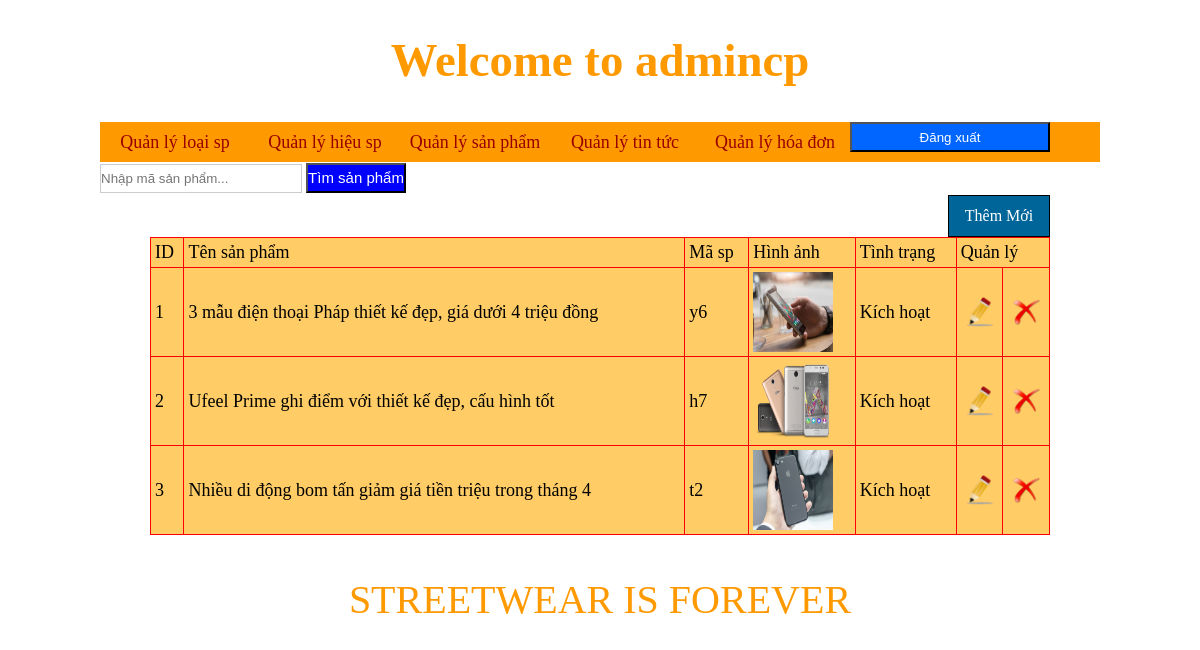
Page /admincp/index.php?quanly=tintuc&ac=lietke (signed in) on the committed database.
### tables this page shows
CREATE TABLE `tintuc` (
  `idtintuc` int(11) NOT NULL,
  `tentintuc` tinytext NOT NULL,
  `matin` varchar(100) NOT NULL,
  `hinhanh` varchar(100) NOT NULL,
  `noidung` longtext NOT NULL,
  `tinhtrang` varchar(100) NOT NULL
);

### admincp/modules/quanlytintuc/lietke.php (the view)
<?php
	$sql_lietkesp="select * from tintuc
	 order by tintuc.idtintuc desc ";
	$row_lietkesp=mysql_query($sql_lietkesp);
?>
<div class="button_themsp">
<a href="index.php?quanly=tintuc&ac=them">Thêm Mới</a>
</div>
<table width="100%" border="1">
  <tr>
    <td>ID</td>
    <td>Tên sản phẩm</td>
    <td>Mã sp</td>
    <td>Hình ảnh</td>
    <td>Tình trạng</td>
    <td colspan="2">Quản lý</td>
  </tr>
  <?php
  $i=1;
  while($dong=mysql_fetch_array($row_lietkesp)){
  ?>
  <tr>
    <td><?php  echo $i;?></td>
    <td><?php echo $dong['tentintuc'] ?></td>
    <td><?php echo $dong['matin'] ?></td>
    <td><img src="modules/quanlytintuc/uploads/<?php echo $dong['hinhanh'] ?>" width="80" height="80" /></td>
    <td><?php $sql_tinhtrang = "select tinhtrang from tintuc";
	$row_tinhtrang = mysql_query($sql_tinhtrang);
	$dong_tinhtrang=mysql_fetch_array($row_tinhtrang);
	if($dong_tinhtrang['tinhtrang'] == 1 ){
		echo 'Kích hoạt';
	}elseif($dong_tinhtrang['tinhtrang'] ==2){
		echo 'Không kích hoạt';
	}
    ?></td>
    <td><a  href="index.php?quanly=tintuc&ac=sua&id=<?php echo $dong['idtintuc'] ?>"><center><img src="../imgs/edit.png" width="30" height="30" /></center></a></td>
    <td><a class="delete_link" href="modules/quanlytintuc/xuly.php?id=<?php echo $dong['idtintuc']?>"><center><img src="../imgs/delete.png" width="30" height="30" /></center></a></td>
  </tr>
  <?php
  $i++;
  }
  ?>
</table>

### admincp/style/css.css (style rules this page uses)
body { background:#fff; }
* { padding:0; margin:0; }
table { border-collapse:collapse; width:100%; background-color:#FC6; border:1px solid #F00; }
table tr td { color:#000; font-size:18px; padding:4px; }
.button_themsp { width:100px; height:40px; border:1px solid #000; text-align:center; background:#069; line-height:40px; color:#fff; float:right; }
.button_themsp a { color:#fff; display:block; text-decoration:none; }

### rows in the picture
tintuc: tentintuc "3 mẫu điện thoại Pháp thiết kế đẹp, giá dưới 4 triệu đồng", matin "y6", hinhanh (picture)
tintuc: tentintuc "Ufeel Prime ghi điểm với thiết kế đẹp, cấu hình tốt", matin "h7", hinhanh (picture)
tintuc: tentintuc "Nhiều di động bom tấn giảm giá tiền triệu trong tháng 4", matin "t2", hinhanh (picture)
